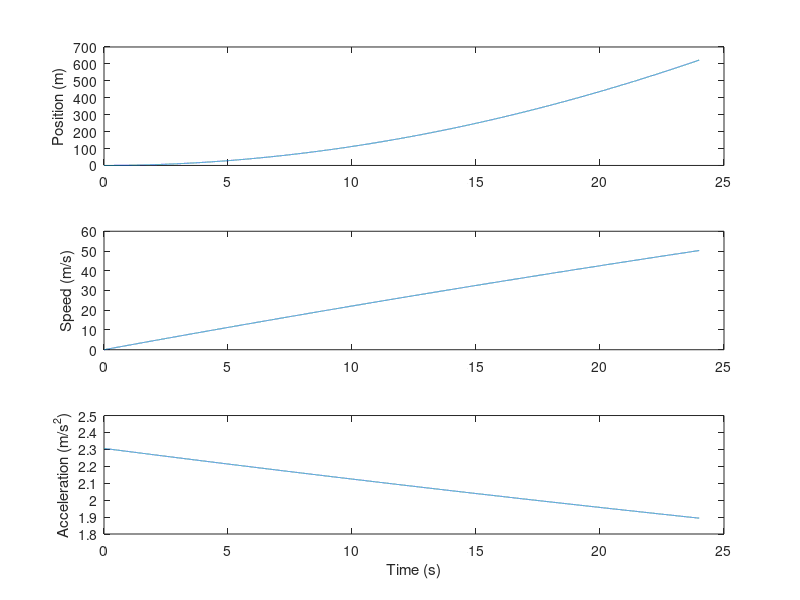

Write MATLAB code to recreate this figure. (Note: this script raises an error after producing the figure.)
close all; clear all; clc;
%% Takeoff Roll

%-------- Parameter Setup
% Atmosphere
rho = 1.18995;                  % kg/m^3
R = 287;                        % J/Kg-K
T =288.15;                      % Kelvin
gamma = 1.4;                     
Papt    = 97716.6;              % Pascal
P0      = 101325;               % Pascal
kdelta  = Papt/P0;              
ft2meter = 0.3048;              % feet to meter conversion rate
h = 532*ft2meter;               % m
ss = sqrt(T*R*gamma);           % m/s
%Airplane
Cd  = 0.025;
Cl  = 0.349;
S   = 125;                      % m^2
% Thrust Paramters
Fstatic = 216000;
K0_h2f = 1;
k1_h2f = 3.281*10^-5;
k2_h2f = 10.764*10^-9;
const_F = kdelta*Fstatic*(K0_h2f+k1_h2f*h+k2_h2f*h^2);
k_0_M2F = 1;
k_1_M2F = -1.07;
k_2_M2F= 0.56;
k_prime_F0 = k_0_M2F;
k_prime_F1 = k_1_M2F/ss;
k_prime_F2 = k_2_M2F/ss^2;
% Other parameters
delt = 0.001;                   % seconds
t= 0:delt:24;
g   = 9.80665;                  % m/s^2
mu  = 0.03;                     % Rolling friction Coefficient
Wdot = 9;                       % N/s

%-------- Variable Setup
p = zeros(length(t),1);
v = zeros(length(t),1);
a = zeros(length(t),1);
W = zeros(length(t),1);
T = zeros(length(t),1);
L = zeros(length(t),1);
N = zeros(length(t),1);
D = zeros(length(t),1);
T(1) = const_F*(k_prime_F0 + k_prime_F1*v(1) + k_prime_F2*v(1)^2);  % N
W(1) = 790100;  % N
N(1) = W(1);
a(1) = g/W(1)*(T(1)-D(1)-mu*N(1));

%-------- Simulate
for i=1:length(t)-1
    p(i+1) = p(i)+v(i)*delt;
    v(i+1) = v(i)+a(i)*delt;
    W(i+1) = W(i)-Wdot*delt;
    T(i+1) = const_F*(k_prime_F0 + k_prime_F1*v(i+1) + k_prime_F2*v(i+1)^2);
    L(i+1) = 0.5*rho*v(i+1)^2*S*Cl;
    N(i+1) = W(i+1)-L(i+1);
    D(i+1) = 0.5*rho*v(i+1)^2*S*Cd;
    a(i+1) = g/W(i+1)*(T(i+1)-D(i+1)-mu*N(i+1));

end

%-------- Plot
subplot(3,1,1)
plot(t,p)
ylabel('Position (m)')
subplot(3,1,2)
plot(t,v)
ylabel('Speed (m/s)')
subplot(3,1,3)
plot(t,a)
ylabel('Acceleration (m/s^2)')
xlabel('Time (s)')
sgtitle('Takeoff Roll')
v(end)
%% Constant Weight Takeoff Roll
%---- Variable Setup
pw = zeros(length(t),1);
vw = zeros(length(t),1);
Ww = 790100;                %N
const_D = 0.5*rho*S*Cd;
const_L = 0.5*rho*S*Cl;
a = g/Ww*(const_F*k_prime_F2-const_D+mu*const_L);
b = g/Ww*(const_F*k_prime_F1);
c = g/Ww*(const_F*k_prime_F0-mu*Ww);

for j = 1:length(t)-1
    pw(j+1) = pw(j)+vw(j)*delt;
    vw(j+1) = (tan(t(j+1)*sqrt(4*a*c-b^2)/2)*sqrt(4*a*c-b^2)-b)/(2*a);
end

%---- Plot
figure,
subplot(2,1,1)
plot(t,pw)
ylabel('Position (m)')
subplot(2,1,2)
plot(t,vw)
ylabel('Speed (m/s)')
xlabel('Time (s)')
sgtitle('Takeoff Roll Constant Weight')

%% Constant Weight and Acceleration Takeoff Roll
%---- Variable Setup
pa = zeros(length(t),1);
va = zeros(length(t),1);
aa = zeros(length(t),1);
Wa = 790100;                %N

Ta = 216000;  % N
Na = Wa;
a     = g/Wa*(Ta-mu*Na);
for k = 1:length(t)-1
    pa(k+1) = pa(k)+va(k)*delt;
    va(k+1) = va(k)+a*delt;
end

%---- Plot
figure,
subplot(3,1,1)
plot(t,pa)
ylabel('Position (m)')
subplot(3,1,2)
plot(t,va)
ylabel('Speed (m/s)')
subplot(3,1,3)
plot(t,aa)
ylabel('Acceleration (m/s^2)')
xlabel('Time (s)')
sgtitle('Takeoff Roll: Constant Weight and Acceleration')
